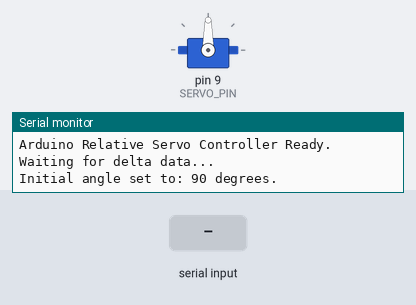
Recording of a program running on a simulated Arduino Uno, built with avr-gcc and run on an emulated ATmega328P. Parts: servo, the last lines printed to the serial monitor. Inputs (shaded band) come from the test bench.

Above: at 1.2 s.
1.3 s: "90,45\n" received over Serial
At 2.3 s:
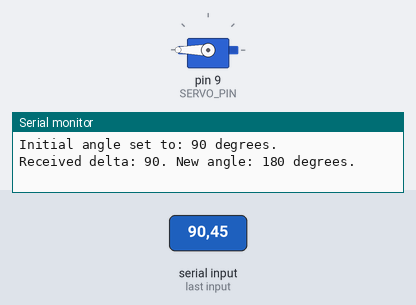
2.8 s: "30,150\n" received over Serial
Timing chart, 0 to 5.8 s (numbered marks = the images above; inputs shaded):
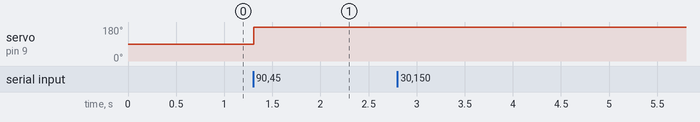

Measured:
- after the input at 1.3 s, servo on pin 9 (SERVO_PIN): 90° → 180° at once

The program:

main.cpp
```cpp
#include <Arduino.h>
#include <Servo.h>

// Define the pin where your servo's data line is connected
#define SERVO_PIN 9

// Create a Servo object
Servo myservo;

// Variable to store the current angle of the servo
int currentAngle = 90; // Renamed from incomingAngle for clarity

void setup()
{
    // Start the serial communication at the same baud rate as the Python script
    Serial.begin(9600);
    Serial.println("Arduino Relative Servo Controller Ready. Waiting for delta data...");

    // Attach the servo object to the pin
    myservo.attach(SERVO_PIN);
    myservo.write(currentAngle); // Set initial position
    Serial.print("Initial angle set to: ");
    Serial.print(currentAngle);
    Serial.println(" degrees.");
}

void loop()
{
    // Check if there is data available to be read from the serial port
    if (Serial.available() > 0)
    {
        // Read the incoming string until a newline character ('\n') is received.
        String receivedString = Serial.readStringUntil('\n');

        // Clean up the string (remove any leading/trailing whitespace)
        receivedString.trim();

        // Check if the received string is not empty
        if (receivedString.length() > 0)
        {
            // Convert the string to an integer. This is the CHANGE (delta) in angle.
            int deltaAngle = receivedString.toInt();

            // Calculate the new angle by applying the change to the current angle
            int newAngle = currentAngle + deltaAngle;

            // --- Angle Validation and Movement ---

            // Check if the calculated new angle is within the valid servo range (0-180)
            if (newAngle >= 0 && newAngle <= 180)
            {
                // Update the current angle
                currentAngle = newAngle;

                // Move the servo to the new angle
                myservo.write(currentAngle);

                // Echo the received command and the new angle back for debugging
                Serial.print("Received delta: ");
                Serial.print(deltaAngle);
                Serial.print(". New angle: ");
                Serial.print(currentAngle);
                Serial.println(" degrees.");
            }
            else
            {
                // Inform the user if the command would move the servo out of range
                Serial.print("Error: Delta of ");
                Serial.print(deltaAngle);
                Serial.print(" would result in angle ");
                Serial.print(newAngle);
                Serial.println(", which is out of 0-180 range. Movement ignored.");
            }
        }
    }
}
```
